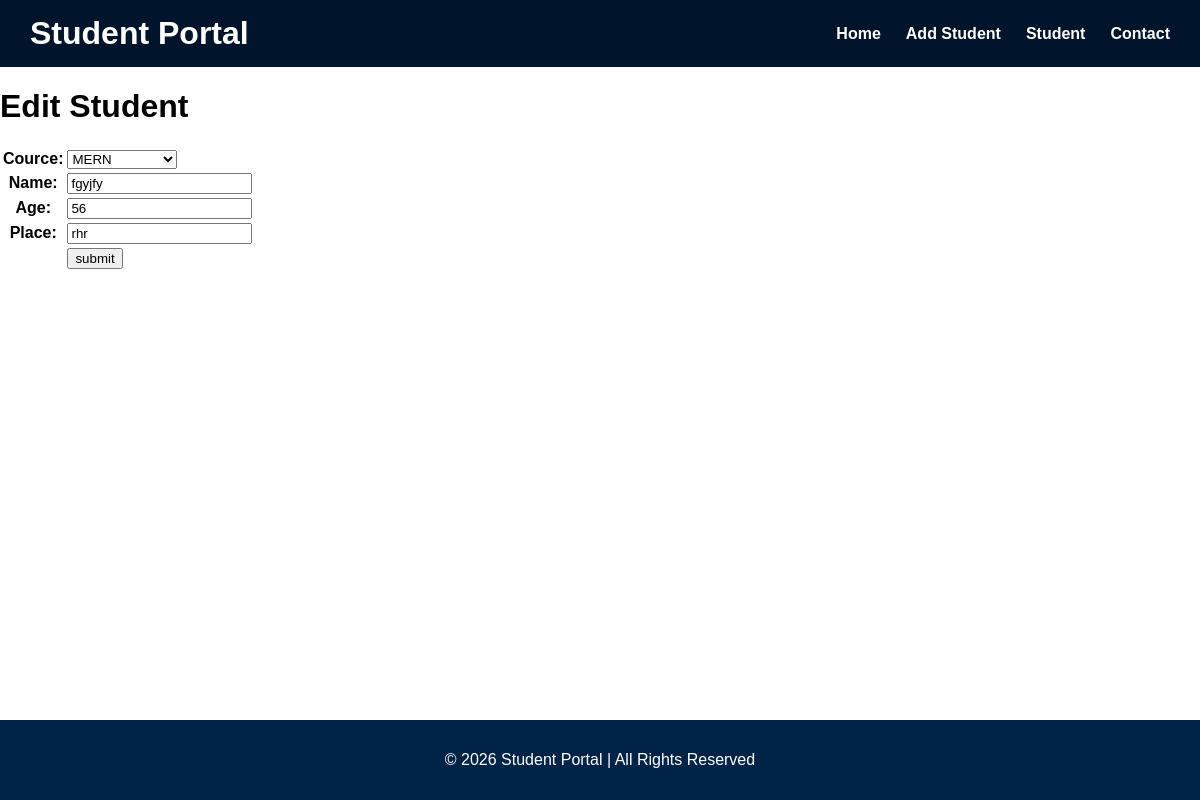
Page /app/edit-student/9 on the committed database.
### app/models.py (models this page shows, shortened)
class Student(models.Model):
    cource = models.ForeignKey(Cource, on_delete=models.CASCADE)
    name = models.CharField(max_length=255)
    age = models.IntegerField()
    place = models.CharField(max_length=255)

class Cource(models.Model):
    name = models.CharField(max_length=255)
    duration = models.CharField(max_length=255)
    def __str__(self):
        return self.name

### app/views.py (the view, shortened to what this page needs)
# urls.py: path("edit-student/<int:id>", views.edit_student, name="edit_student"),
def edit_student(request, id):
    student = Student.objects.get(pk=id)
    form = StudentForm(instance=student)
    context = {"form": form}
    return render(request, "app/edit_student.html", context)

### app/forms.py
class StudentForm(forms.ModelForm):
    class Meta:
        model = Student
        fields = "__all__"

### app/templates/app/edit_student.html (shortened to what this page needs)
{% extends 'app/base.html' %}
{% block content %}
<h1>
    Edit Student
</h1>
<table>
    <form action="" method="post">
        {{form.as_table}}
        <tr>
            <td></td><td><input type="submit" value="submit"></td>
        </tr>
</form>
</table>
{% endblock content %}

### app/static/app/css/style.css (style rules this page uses)
body { margin:0; font-family:Arial, Helvetica, sans-serif; }

### rows in the picture
Student: cource "MERN", age "56", place "rhr"
Cource: name "fgyjfy"
